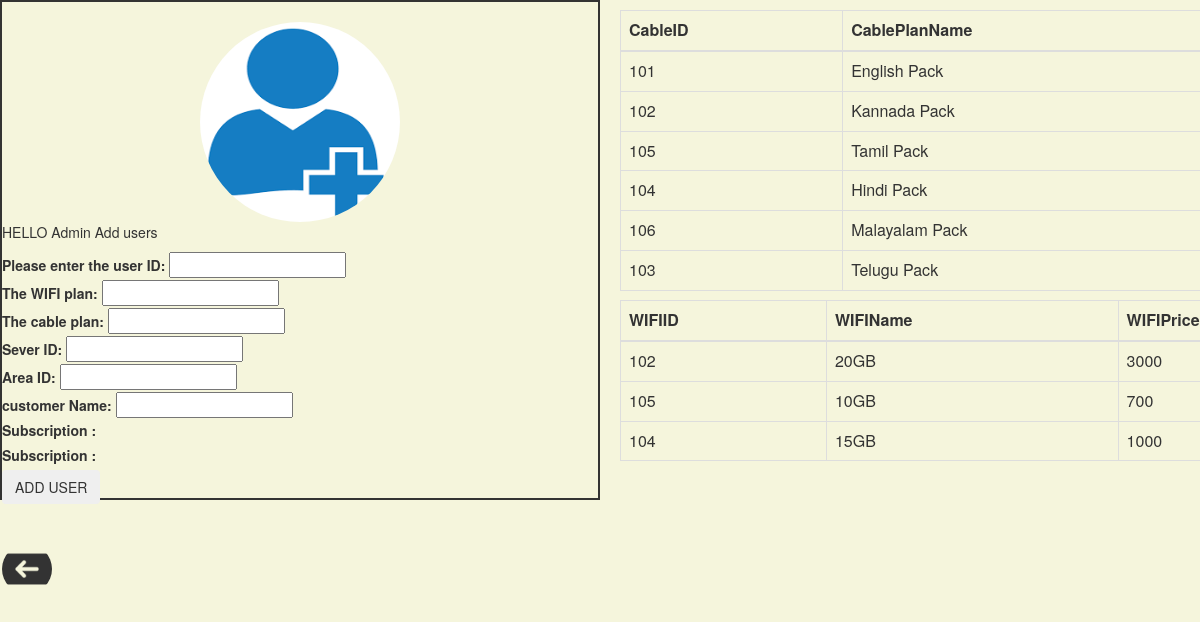
Page /userdetails (signed in) on the committed database.
### cableadmin/models.py (models this page shows)
class customers(models.Model):
    customer_id=models.CharField(max_length=5,primary_key=True)
    customer_name=models.CharField(max_length=30)
    area_id=models.CharField(max_length=5)
    server_id=models.CharField(max_length=5)
    wifi_plans=models.CharField(max_length=5)
    cable_plans=models.CharField(max_length=5)
    subscription_cable=models.CharField(max_length=20,default='1 MONTH')
    subscription_wifi=models.CharField(max_length=20,default='1 MONTH')
    collector_id=models.CharField(max_length=5,default='21')
    password=models.CharField(max_length=20,default='abc')

class cable_properties(models.Model):
    cable_id=models.CharField(max_length=5,primary_key=True,)
    cable_plane_name=models.CharField(max_length=30)
    cable_price=models.CharField(max_length=30)
    bandwidth=models.CharField(max_length=30)

class wifi_properties(models.Model):
    wifi_id=models.CharField(max_length=5,primary_key=True)
    wifi_plan_name=models.CharField(max_length=30)
    wifi_price=models.CharField(max_length=10)
    speed_provided=models.CharField(max_length=10)

### cableadmin/views.py (the view, shortened to what this page needs)
# urls.py: path('userdetails',v.userdetails,name='userdetails'),
@login_required(login_url='login')
def userdetails(request):
    users=cust.objects.all()
    cable=cp.objects.all()
    wifi=wp.objects.all()
    cforms=custforms()
    return render(request,"cableadmin/userdetails.htm",{"users":users,"cforms":cforms,"wifi":wifi,"cable":cable})

### cableadmin/cusforms.py
class custforms(forms.ModelForm):
    customer_id=forms.CharField(max_length=5)
    customer_name=forms.CharField(max_length=30)
    area_id=forms.CharField(max_length=5)
    server_id=forms.CharField(max_length=5)
    wifi_plans=forms.CharField(max_length=5)
    cable_plans=forms.CharField(max_length=5)
    class Meta:
        model=customers
        fields=("customer_id","customer_name","server_id","wifi_plans","area_id","cable_plans")

### cableadmin/templates/cableadmin/userdetails.htm (shortened to what this page needs)
{%load static%}
<html>
<head>
  <link rel="stylesheet" href="https://maxcdn.bootstrapcdn.com/bootstrap/3.4.0/css/bootstrap.min.css">
</head>
<body>
  <form method="post">
      <div class="main">
          <center><img src="{%static 'cableadmin/images/useradd.png'%}"></center><br>
          <p>HELLO Admin Add users</p>
          <label class="p1">Please enter the user ID:</label>
          {{cforms.customer_id}} <br>
          <label class="p2">The WIFI plan:</label>
          {{cforms.wifi_plans}} <br>
          <label class="p3">The cable plan:</label>
          {{cforms.cable_plans}} <br>
          <label class="p4">Sever ID:</label>
          {{cforms.server_id}} <br>
          <label class="p4">Area ID:</label>
          {{cforms.area_id}} <br>
          <label class="p4">customer Name:</label>
          {{cforms.customer_name}} <br>
          <label class="p4">Subscription :</label>
          {{cforms.subscription_cable}} <br>
          <label class="p4">Subscription :</label>
          {{cforms.subscription_wifi}} <br>
          <button name="adduser" class="btn">ADD USER</button>
          <br>
          <br>
          <a href="{% url 'admindetails' %}"><img style="width: 50px;height:50px;" src="{%static 'cableadmin/images/back.png'%}" ></a>
          </div>
          <table class="table table-bordered">
              <thead>
                <tr>
                  <th>CableID</th>
                  <th>CablePlanName</th>
                </tr>
              </thead>
             <tbody>
               {%for i in cable%}
                <tr>
                  <td>{{i.cable_id}}</td>
                  <td>{{i.cable_plane_name}}</td>
              {%endfor%}
                </tr>
              </tbody>
          </table>
          <table id="t1" class="table table-bordered">
              <thead>
                <tr>
                  <th>WIFIID</th>
                  <th>WIFIName</th>
                  <th>WIFIPrice</th>
                </tr>
              </thead>
             <tbody>
                {%for i in wifi%}
                <tr>
                  <td>{{i.wifi_id}}</td>
                  <td>{{i.wifi_plan_name}}</td>
                  <td>{{i.wifi_price}}</td>
              {%endfor%}
                </tr>
              </tbody>
          </table>
  </form>
</body>
</html>

### cableadmin/templates/cableadmin/userdetails.htm (style rules this page uses)
body { background-color: beige; }
.main { height:500; width:600; border:2px solid; }
img { height:200px; width:200px; position:relative; top:20px; border-radius:100px; }
table { position:fixed; top:10px; left:620px; }
#t1 { position:fixed; top:300px; left:620px; }

### rows in the picture
cable_properties: cable_id "101", cable_plane_name "English Pack"
cable_properties: cable_id "102", cable_plane_name "Kannada Pack"
cable_properties: cable_id "105", cable_plane_name "Tamil Pack"
cable_properties: cable_id "104", cable_plane_name "Hindi Pack"
cable_properties: cable_id "106", cable_plane_name "Malayalam Pack"
cable_properties: cable_id "103", cable_plane_name "Telugu Pack"
wifi_properties: wifi_id "102", wifi_plan_name "20GB", wifi_price "3000"
wifi_properties: wifi_id "105", wifi_plan_name "10GB", wifi_price "700"
wifi_properties: wifi_id "104", wifi_plan_name "15GB", wifi_price "1000"
